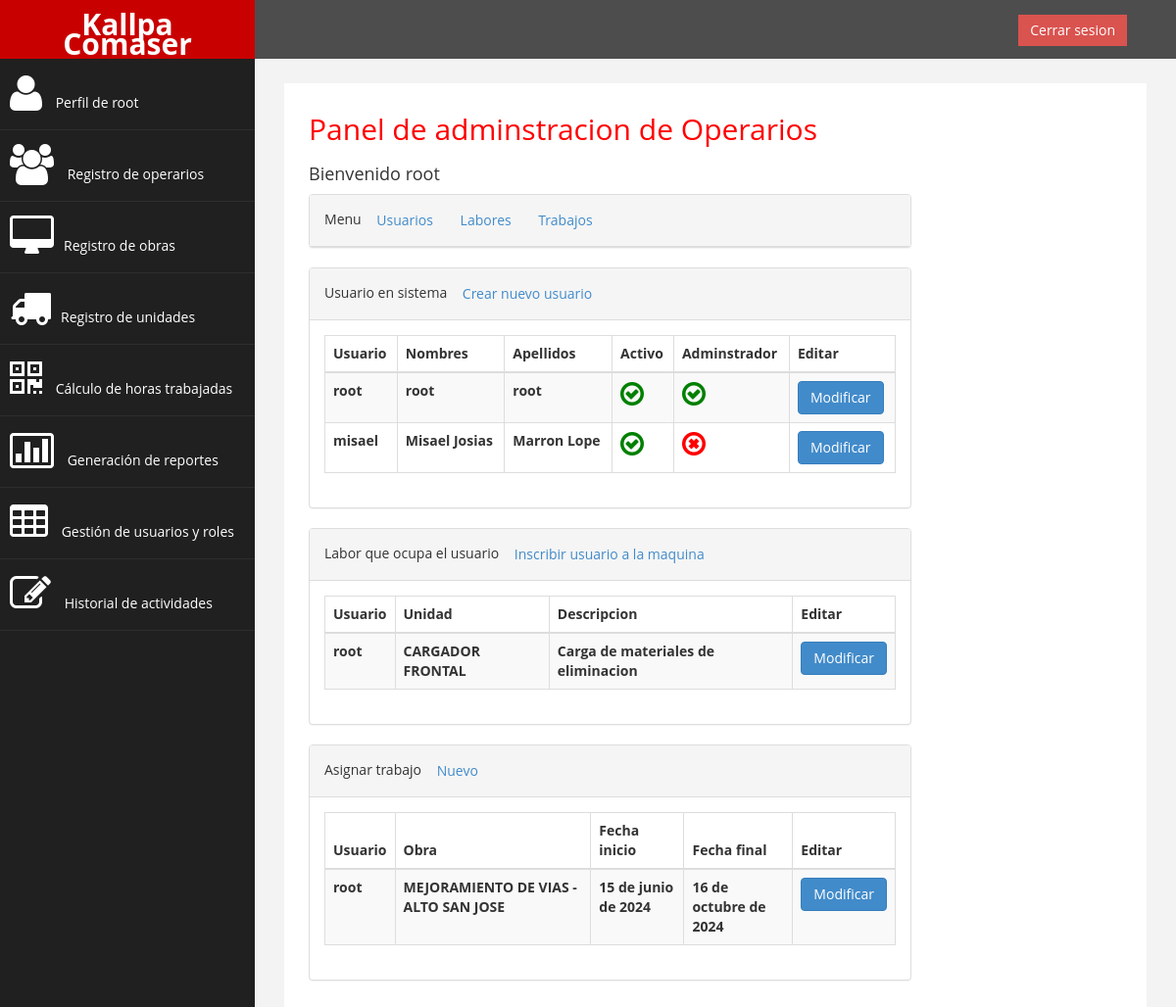
Page /listar_usuarios/ (signed in) on the earlier database version.
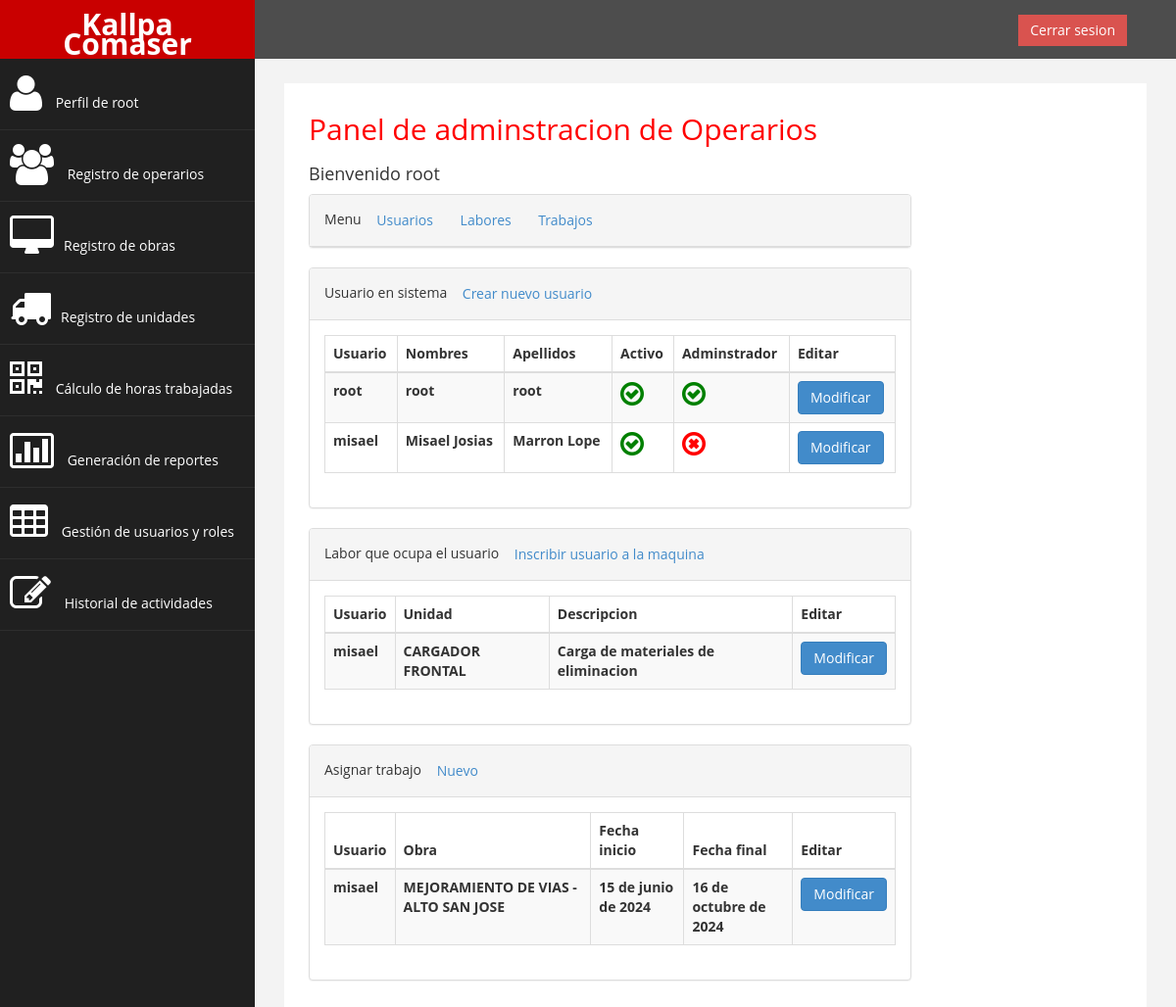
Same page on the later database version.
### sistemaLogeo/models.py (models this page shows, shortened)
class LABOR(models.Model):
    CodLab = models.AutoField(primary_key=True)
    CodUsu = models.ForeignKey(User, on_delete=models.CASCADE, db_column='CodUsu')
    CodUni = models.ForeignKey(UNIDAD, on_delete=models.CASCADE, db_column='CodUni')
    LabDes = models.CharField(max_length=60)
    class Meta:
        constraints = [
            models.UniqueConstraint(fields=['CodUsu', 'CodUni'], name='unique_codusu_coduni')
        ]

class UNIDAD(models.Model):
    CodUni = models.CharField(max_length=60, primary_key=True)
    NomUni = models.CharField(max_length=60)
    ModUni = models.CharField(max_length=60)
    PreHor = models.DecimalField(max_digits=10, decimal_places=2)
    HorUni = models.DecimalField(max_digits=10, decimal_places=2)

class TRABAJO(models.Model):
    CodTra = models.AutoField(primary_key=True)
    CodLab = models.ForeignKey(LABOR, on_delete=models.CASCADE, db_column='CodLab')
    CodObra = models.ForeignKey(OBRA, on_delete=models.CASCADE, db_column='CodObra')
    FecIni = models.DateField()
    FecFin = models.DateField()
    class Meta:
        constraints = [
            models.UniqueConstraint(fields=['CodLab', 'CodObra'], name='unique_CodLab_CodObra')
        ]

class OBRA(models.Model):
    CodObra = models.AutoField(primary_key=True)
    NomObra = models.CharField(max_length=60)
    NomCon = models.CharField(max_length=60)
    HorMin = models.IntegerField(null=False)

### sistemaLogeo/views.py (the view)
# urls.py: path('listar_usuarios/', listar_usuarios, name='listar_usuarios'),
@login_required
@user_passes_test(permisoElevados, login_url='/')
def listar_usuarios(request):
    usuarios = User.objects.all()
    labores = LABOR.objects.all()
    trabajos = TRABAJO.objects.all()
    return render(request, 'listar_usuarios.html', {'usuarios': usuarios,'labores': labores,'trabajos': trabajos})

### sistemaLogeo/views.py (called while the page is built)
def permisoElevados(user):
    return user.is_staff or user.is_superuser

### sistemaLogeo/templates/listar_usuarios.html (shortened to what this page needs)
{% extends "base.html" %}
{% block content %}
<div class="col-md-12">
    <h2>Panel de adminstracion de Operarios</h2>
    <h4>Bienvenido {{ user.username }} </h4>
</div>
<div class="col-md-9 col-sm-12 col-xs-12">
    <div class="panel panel-default">
        <div class="panel-heading">
            Menu
            <a href="#usuario" class="btn square-btn-adjust">Usuarios</a>
            <a href="#labores" class="btn square-btn-adjust">Labores</a>
            <a href="#trabajos" class="btn square-btn-adjust">Trabajos</a>
        </div>
    </div>
</div>
<div id="usuario" class="col-md-9 col-sm-12 col-xs-12">
    <div class="panel panel-default">
        <div class="panel-heading">
            Usuario en sistema
            <a href="{% url 'crear_usuario'%}" class="btn square-btn-adjust">Crear nuevo usuario</a>
        </div>
        <div class="panel-body">
            <div class="table-responsive">
                <table class="table table-striped table-bordered table-hover">
                    <thead>
                        <tr>
                            <th>Usuario</th>
                            <th>Nombres</th>
                            <th>Apellidos</th>
                            <th>Activo</th>
                            <th>Adminstrador</th>
                            <th>Editar</th>
                        </tr>
                    </thead>
                    <tbody>
                        {% for usuario in usuarios %}
                        <tr>
                            <th>{{ usuario.username }}</th>
                            <th>{{ usuario.first_name }}</th>
                            <th>{{ usuario.last_name }}</th>
                            {% if usuario.is_active %}
                            <th><i style="color: green;" class="fa fa-check-circle-o fa-2x"></i></th>
                            {% else %}
                            <th><i style="color: red;" class="fa fa-times-circle-o fa-2x"></i></th>
                            {% endif %}
                            {% if usuario.is_staff or usuario.is_superuser %}
                            <th><i style="color: green;" class="fa fa-check-circle-o fa-2x"></i></th>
                            {% else %}
                            <th><i style="color: red;" class="fa fa-times-circle-o fa-2x"></i></th>
                            {% endif %}
                            <th><a href="{% url 'modificar_usuario' usuario.id %}" class="btn btn-primary">Modificar</a>
                            </th>
                        </tr>
                        {% endfor %}
                    </tbody>
                </table>
            </div>
        </div>
    </div>
</div>
<div id="labores" class="col-md-9 col-sm-12 col-xs-12">
    <div class="panel panel-default">
        <div class="panel-heading">
            Labor que ocupa el usuario
            <a href="{% url 'crear_labor'%}" class="btn square-btn-adjust">Inscribir usuario a la maquina</a>
        </div>
        <div class="panel-body">
            <div class="table-responsive">
                <table class="table table-striped table-bordered table-hover">
                    <thead>
                        <tr>
                            <th>Usuario </th>
                            <th>Unidad </th>
                            <th>Descripcion</th>
                            <th>Editar</th>
                        </tr>
                    </thead>
                    <tbody>
                        {% for labor in labores %}
                        <tr>
                            <th>{{ labor.CodUsu.username }}</th>
                            <th>{{ labor.CodUni.NomUni }}</th>
                            <th>{{ labor.LabDes }}</th>
                            <th><a href="{% url 'modificar_labor' labor.CodLab %}" class="btn btn-primary">Modificar</a>
                            </th>
                        </tr>
                        {% endfor %}
                    </tbody>
                </table>
            </div>
        </div>
    </div>
</div>
<div id="trabajos" class="col-md-9 col-sm-12 col-xs-12">
    <div class="panel panel-default">
        <div class="panel-heading">
            Asignar trabajo
            <a href="{% url 'crear_trabajo'%}" class="btn square-btn-adjust">Nuevo</a>
        </div>
        <div class="panel-body">
            <div class="table-responsive">
                <table class="table table-striped table-bordered table-hover">
                    <thead>
                        <tr>
                            <th>Usuario </th>
                            <th>Obra </th>
                            <th>Fecha inicio</th>
                            <th>Fecha final</th>
                            <th>Editar</th>
                        </tr>
                    </thead>
                    <tbody>
                        {% for trabajo in trabajos %}
                        <tr>
                            <th>{{ trabajo.CodLab.CodUsu.username }}</th>
                            <th>{{ trabajo.CodObra.NomObra }}</th>
                            <th>{{ trabajo.FecIni }}</th>
                            <th>{{ trabajo.FecFin }}</th>
                            <th><a href="{% url 'modificar_trabajo' trabajo.CodTra %}"
                                class="btn btn-primary">Modificar</a></th>
                        </tr>
                        {% endfor %}
                    </tbody>
                </table>
            </div>
        </div>
    </div>
</div>
{% endblock %}

### sistemaLogeo/templates/base.html (shortened to what this page needs)
{% load static %}
<!DOCTYPE html>
<html lang="es">
<head>
    <link rel="stylesheet" type="text/css" href="{% static 'css/bootstrap.css' %}">
    <link rel="stylesheet" type="text/css" href="{% static 'css/custom.css' %}">
    <link rel="stylesheet" type="text/css" href="{% static 'css/font-awesome.css' %}">
</head>
<body>
    <div id="wrapper">
        <nav class="navbar navbar-default navbar-cls-top " role="navigation" style="margin-bottom: 0">
            <div class="navbar-header">
                <a class="navbar-brand" href="{% url 'index'%}">Kallpa Comaser</a>
            </div>
            <div style="color: white; padding: 15px 50px 5px 50px; float: right; font-size: 16px;">
                {% if user.is_authenticated %}
                <a href="{% url 'logout'%}" class="btn btn-danger square-btn-adjust">Cerrar sesion</a>
                {% else %}
                <a href="{% url 'login'%}" class="btn btn-danger square-btn-adjust">Iniciar sesion</a>
                {% endif %}
            </div>
        </nav>
        <nav class="navbar-default navbar-side" role="navigation">
            <div class="sidebar-collapse">
                <ul class="nav" id="main-menu">
                    {% if user.is_authenticated %}
                    <li>
                        <a href="{% url 'index'%}"><i class="fa fa-user fa-3x"></i> Perfil de {{ user.username }}</a>
                    </li>
                    {% if user.is_superuser or user.is_staff %}
                    <li>
                        <a href="{% url 'listar_usuarios'%}"><i class="fa fa-users fa-3x"></i> Registro de operarios</a>
                    </li>
                    <li>
                        <a href="{% url 'listar_obras'%}"><i class="fa fa-desktop fa-3x"></i>Registro de obras </a>
                    </li>
                    <li>
                        <a href="{% url 'listar_unidades'%}"><i class="fa fa-truck fa-3x"></i>Registro de unidades </a>
                    </li>
                    <li>
                        <a href="{% url 'index'%}"><i class="fa fa-qrcode fa-3x"></i> Cálculo de horas trabajadas</a>
                    </li>
                    <li>
                        <a href="{% url 'index'%}"><i class="fa fa-bar-chart-o fa-3x"></i> Generación de reportes</a>
                    </li>
                    <li>
                        <a href="{% url 'index'%}"><i class="fa fa-table fa-3x"></i> Gestión de usuarios y roles</a>
                    </li>
                    <li>
                        <a href="{% url 'index'%}"><i class="fa fa-edit fa-3x"></i> Historial de actividades </a>
                    </li>
                    {% endif %}
                    {% endif %}
                </ul>
            </div>
        </nav>
        <div id="page-wrapper">
            <div id="page-inner">
                {% block content %}{% endblock %}
            </div>
        </div>
    </div>
</body>
</html>

### sistemaLogeo/static/css/custom.css (style rules this page uses)
body { font-family: 'Open Sans', sans-serif; }
#wrapper { width: 100%; background: #202020; }
#page-wrapper { padding: 15px 15px; min-height: 600px; background: #F3F3F3; }
#page-inner { width: 100%; margin: 10px 20px 10px 0px; background-color: #fff !important; padding: 10px; min-height: 1200px; }
h2 { color: #f00; }
h4 { padding-top: 10px; }
.square-btn-adjust { border: 0px solid transparent; -webkit-border-radius: 0px; -moz-border-radius: 0px; border-radius: 0px; }
.navbar-cls-top .navbar-brand { color: #fff; background: #C90000; width: 260px; text-align: center; height: 60px; font-size: 30px; font-weight: 700; }
.sidebar-collapse, .sidebar-collapse .nav { background: none; }
.sidebar-collapse .nav { padding: 0; }
.sidebar-collapse .nav>li>a { color: #fff; background: #202020; text-shadow: none; }
.sidebar-collapse>.nav>li>a { padding: 15px 10px; }
.sidebar-collapse>.nav>li { border-bottom: 1px solid rgba(107, 108, 109, 0.19); }
.navbar-side { border: none; background-color: #202020; }
.navbar-cls-top { background: #4D4D4D; border-bottom: none; }
.navbar-default { border: 0px solid black; }
.navbar-header { background: #A70303; }
.nav>li>a>i { margin-right: 10px; }
@media (min-width:768px) { #page-wrapper { margin: 0 0 0 260px; padding: 15px 30px; min-height: 1200px; } }
@media (min-width:768px) { .navbar-side { z-index: 1; position: absolute; width: 260px; } }
@media (min-width:768px) { .navbar { border-radius: 0px; } }

Differences in the rows shown:
changed LABOR "Carga de materiales de eliminacion": CodUsu.username "root" → "misael"
changed through a linked row, TRABAJO "MEJORAMIENTO DE VIAS - ALTO SAN JOSE": CodLab.CodUsu.username "root" → "misael"
